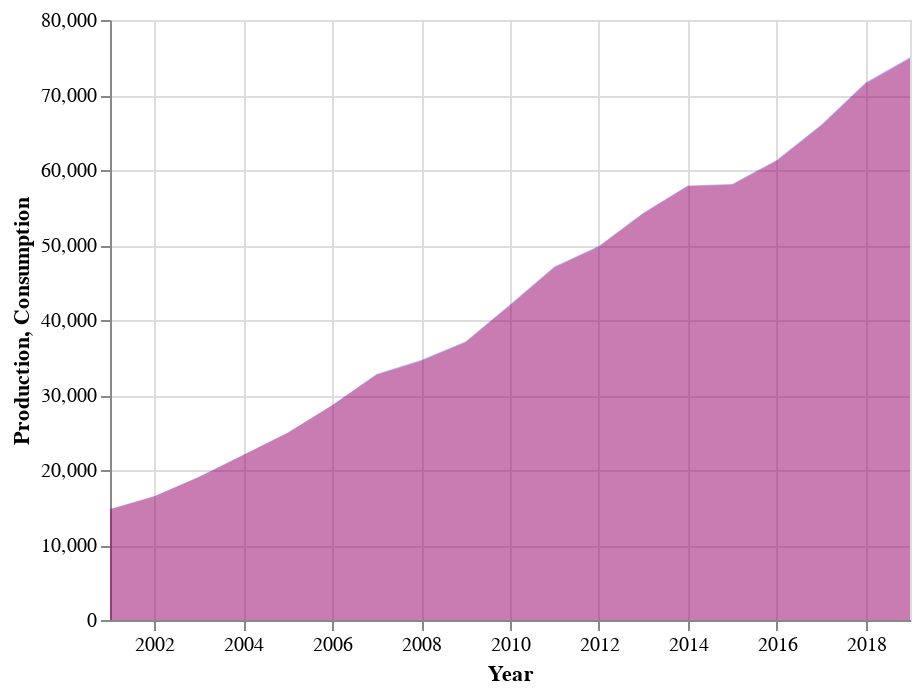

This figure's notebook cell:
### Markdown cell above
### draw chart

### Code cell
# using Altair draw Layered Area Chart for "Outputof Electricity(100 million kw.h)" & "Total Electricity Consumption(100 million kw.h)"
# https://altair-viz.github.io/gallery/layered_area_chart.html

## First Drawing
base_figure = alt.Chart(df_new).encode(x="Year")
alt.layer(
    base_figure.mark_area(opacity=0.3, color="blue").encode(y="Production:Q"),
    base_figure.mark_area(opacity=0.3, color="red").encode(y="Consumption:Q"),
)
## blue+red=purlple...the result is too similar to be observed

### Figure 1 — Vega-Lite specification as saved in the notebook (floating-point values rounded to 4 significant figures)
{"config": {"view": {"continuousWidth": 400, "continuousHeight": 300}}, "layer": [{"mark": {"type": "area", "color": "blue", "opacity": 0.3}, "encoding": {"x": {"type": "temporal", "field": "Year"}, "y": {"type": "quantitative", "field": "Production"}}}, {"mark": {"type": "area", "color": "red", "opacity": 0.3}, "encoding": {"x": {"type": "temporal", "field": "Year"}, "y": {"type": "quantitative", "field": "Consumption"}}}], "data": {"name": "data-9ab40c87e30f1f1534bfe37165f3623b"}, "$schema": "https://vega.github.io/schema/vega-lite/v4.8.1.json", "datasets": {"data-9ab40c87e30f1f1534bfe37165f3623b": [{"Year": "2001-01-01T00:00:00", "Production": 14810.0, "Consumption": 14720.0, "P-C": 84.5}, {"Year": "2002-01-01T00:00:00", "Production": 16540.0, "Consumption": 16470.0, "P-C": 74.5}, {"Year": "2003-01-01T00:00:00", "Production": 19110.0, "Consumption": 19030.0, "P-C": 74.2}, {"Year": "2004-01-01T00:00:00", "Production": 22030.0, "Consumption": 21970.0, "P-C": 61.7}, {"Year": "2005-01-01T00:00:00", "Production": 25000.0, "Consumption": 24940.0, "P-C": 62.3}, {"Year": "2006-01-01T00:00:00", "Production": 28660.0, "Consumption": 28590.0, "P-C": 69.3}, {"Year": "2007-01-01T00:00:00", "Production": 32820.0, "Consumption": 32710.0, "P-C": 103.7}, {"Year": "2008-01-01T00:00:00", "Production": 34670.0, "Consumption": 34540.0, "P-C": 127.4}, {"Year": "2009-01-01T00:00:00", "Production": 37150.0, "Consumption": 37030.0, "P-C": 114.3}, {"Year": "2010-01-01T00:00:00", "Production": 42070.0, "Consumption": 41930.0, "P-C": 137.1}, {"Year": "2011-01-01T00:00:00", "Production": 47130.0, "Consumption": 47000.0, "P-C": 129.3}, {"Year": "2012-01-01T00:00:00", "Production": 49880.0, "Consumption": 49760.0, "P-C": 112.9}, {"Year": "2013-01-01T00:00:00", "Production": 54320.0, "Consumption": 54200.0, "P-C": 113.0}, {"Year": "2014-01-01T00:00:00", "Production": 57940.0, "Consumption": 57830.0, "P-C": 114.9}, {"Year": "2015-01-01T00:00:00", "Production": 58150.0, "Consumption": 58020.0, "P-C": 125.7}, {"Year": "2016-01-01T00:00:00", "Production": 61330.0, "Consumption": 61210.0, "P-C": 126.5}, {"Year": "2017-01-01T00:00:00", "Production": 66040.0, "Consumption": 65910.0, "P-C": 130.5}, {"Year": "2018-01-01T00:00:00", "Production": 71660.0, "Consumption": 71510.0, "P-C": 153.1}, {"Year": "2019-01-01T00:00:00", "Production": 75030.0, "Consumption": 74870.0, "P-C": 168.2}]}}
